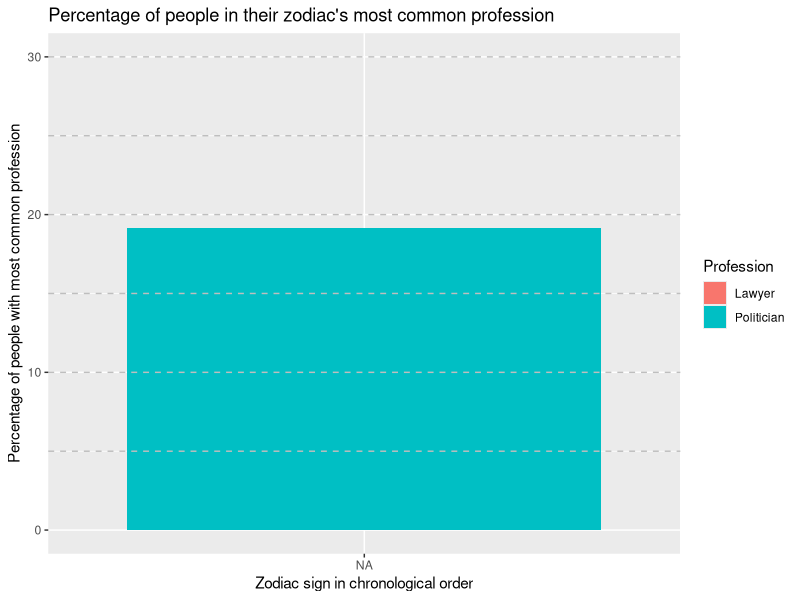

Recreate this plot in R.
# R code for zodiac signs

library(tidyverse)

# Load data
data <- read_csv("profession_by_zodiac.csv")

# Order them, such that they are in chronological order
zodiac_order <- c(
  "capricorn", "aquarius", "pisces", "aries", "taurus", "gemini", 
  "cancer", "leo", "virgo", "libra", "scorpio", "sagittarius")

# Make table for most common professions for each zodiac sign and the counts and percentage
zodiac_professions <- data |>
  filter(Zodiac != 'Zodiac', Profession != 'Profession') |>
  group_by(Zodiac, Profession) |>
  summarise(count = n(), .groups = "drop") |>
  group_by(Zodiac) |>
  mutate(total_in_zodiac = sum(count)) |>
  slice_max(count, n = 1, with_ties = FALSE) |>
  mutate(percentage = (count / total_in_zodiac) * 100) |>
  select(Zodiac, Profession, count, percentage) |>
  arrange(match(Zodiac, zodiac_order))

# Plot barplot
barplot <- ggplot(zodiac_professions, aes(
    x = factor(Zodiac, levels = zodiac_order),
    y = percentage,
    fill = Profession
  )) +
  geom_col() +
  labs(
    x = 'Zodiac sign in chronological order',
    y = 'Percentage of people with most common profession',
    title = 'Percentage of people in their zodiac\'s most common profession'
  ) +
  ylim(0, 30) +
  geom_hline(
    yintercept = seq(5, 30, by = 5),
    color = "grey", 
    linetype = "dashed"
  )

# Save the barplot as .png
ggsave(
  filename = "zodiac_barplot.png",
  plot = barplot
)
